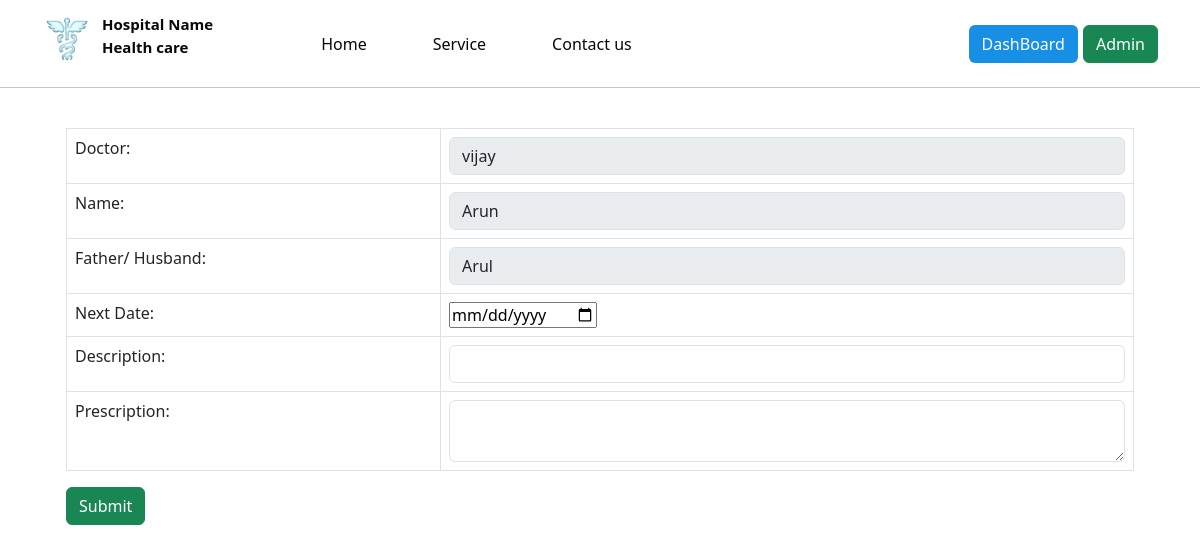
Screenshot of /prescription/1 with the database file from the repository.
### home/models.py (models this page shows, shortened)
class UserProfile(models.Model):
    pid = models.CharField(max_length=20)
    doctor = models.CharField(max_length=255)
    name = models.CharField(max_length=255)
    fh = models.CharField(max_length=50,default=0)
    age = models.IntegerField(default=0)
    gender = models.CharField(max_length=1, choices=[('M', 'Male'), ('F', 'Female'), ('O', 'Other')])
    contact = models.CharField(max_length=20)
    description = models.TextField()
    created_at=models.DateTimeField(auto_now_add=True)

### home/views.py (the view, shortened to what this page needs)
# urls.py: path('prescription/<str:id>',views.prescription1, name='prescription'),
def prescription1(request,id):
    patient=UserProfile.objects.filter(id=id)
    return render(request,"prescription.html",{'patient':patient})

### home/templates/prescription.html (shortened to what this page needs)
{% include 'header.html' %}
{% load static %}
<div>
    {% include 'navbar.html' %}
</div>
<div class="container">
    {% for patient in patient %}
    <form action="" class="p-4" method="post">
        <table class="table table-bordered">
            <tr>
                <td>Doctor:</td>
                <td><input type="text" class="form-control" name="doctor" value="{{patient.doctor}}" disabled></td>
            </tr>
            <tr>
                <td>Name:</td>
                <td><input type="text" class="form-control" name="name" value="{{patient.name}}" disabled></td>
            </tr>
            <tr>
                <td>Father/ Husband:</td>
                <td><input type="text" class="form-control" name="fh" value="{{patient.fh}}" disabled></td>
            </tr>
            <tr>
                <td>Next Date:</td>
                <td><input type="date" name="date"></td>
            </tr>
            <tr>
                <td>Description:</td>
                <td><input type="text" name="des" class="form-control" required></td>
            </tr>
            <tr>
                <td>Prescription:</td>
                <td><textarea type="text" cols="5" name="prs" class="form-control" required></textarea></td>
            </tr>
        </table>
        <div>
            <button type="submit" class="btn btn-success">Submit</button>
        </div>
    </form>
    {% endfor %}
</div>

### rows the page displays
UserProfile: doctor "vijay", name "Arun", fh "Arul"
